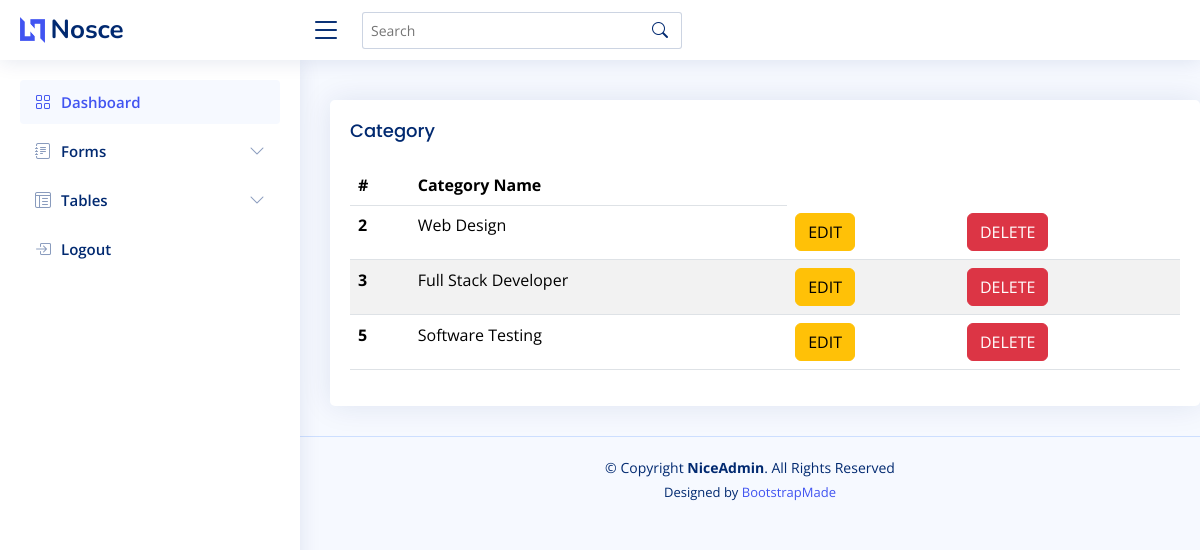
Screenshot of /admin/viewcategory.php with the database file from the repository.
### tables this page shows
CREATE TABLE `categories` (
  `catid` int(50) NOT NULL,
  `catname` varchar(500) NOT NULL
);

### admin/viewcategory.php (the view)
<?php
include("header.php");
include("sidenav.php");
?>
<section class="content">
<div class="card" style="margin-left:330px; margin-top:100px;">
  <div class="card-body">
    <h5 class="card-title">Category</h5>
    <table class="table table-striped">
      <thead>
        <tr>
          <th scope="col">#</th>
          <th scope="col">Category Name</th>
        </tr>
      </thead>
      <tbody>
        <tr>
        <?php
                                    include("config.php");
                                    $res=mysqli_query($conn,"SELECT * FROM categories");
                                    while ($row=mysqli_fetch_array($res)) {
                                ?>
                                <tr>
                                    <th scope="row"><?php  echo $row['catid'];?></th>
                                    <td><?php  echo $row['catname'];?></td>
                                    <?php
                                echo "<td><a href='editcategory.php?catid=".$row['catid']."'><button class='btn btn-warning'>EDIT</button></a></td>";
                                ?>
                                <?php
                                echo "<td><a href='deletecategory.php?catid=".$row['catid']."'><button class='btn btn-danger'>DELETE</button></a></td>";
                                ?>
                                </tr>
                                <?php
                                }
                                ?>
        </tr>
      </tbody>
    </table>
  </div>
</div>
</section>
<?php
include("footer.php");
?>

### admin/assets/css/style.css (style rules this page uses)
:root { scroll-behavior: smooth; }
body { font-family: "Open Sans", sans-serif; background: #f6f9ff; color: #444444; }
a { color: #4154f1; text-decoration: none; }
h1, h2, h3, h4, h5, h6 { font-family: "Nunito", sans-serif; }
.card { margin-bottom: 30px; border: none; border-radius: 5px; box-shadow: 0px 0 30px rgba(1, 41, 112, 0.1); }
.card-title { padding: 20px 0 15px 0; font-size: 18px; font-weight: 500; color: #012970; font-family: "Poppins", sans-serif; }
.card-body { padding: 0 20px 20px 20px; }

### rows the page displays
categories: catid "2", catname "Web Design"
categories: catid "3", catname "Full Stack Developer"
categories: catid "5", catname "Software Testing"
